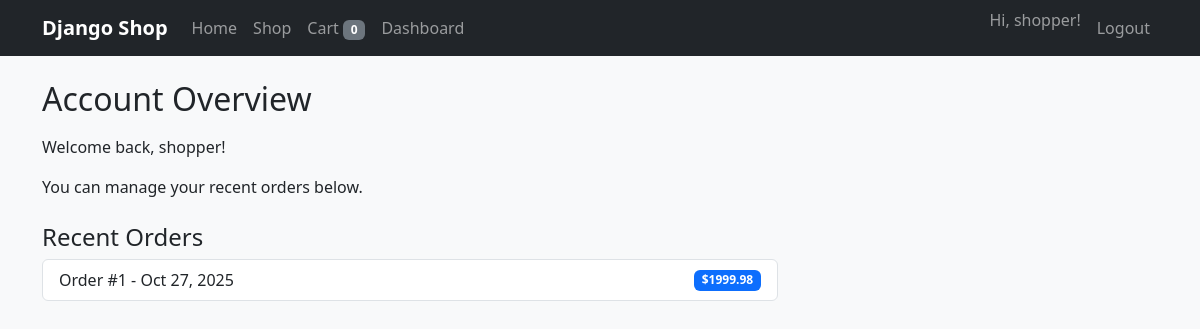
/users/dashboard/ (signed in), run on the app's committed database.
### apps/cart/models.py (models this page shows, shortened)
class Order(models.Model):
    PAYMENT_CHOICES = [
        ("card", "Credit/Debit Card"),
        ("cod", "Cash on Delivery"),
        ("paypal", "PayPal"),
    ]
    user = models.ForeignKey(User, on_delete=models.CASCADE, related_name="orders")
    full_name = models.CharField(max_length=255)
    address = models.TextField()
    city = models.CharField(max_length=120)
    postal_code = models.CharField(max_length=20)
    payment_type = models.CharField(max_length=20, choices=PAYMENT_CHOICES)
    total_amount = models.DecimalField(max_digits=10, decimal_places=2)
    created_at = models.DateTimeField(auto_now_add=True)

### apps/users/views.py (the view)
# urls.py: path("dashboard/", dashboard, name="dashboard"),
@login_required
def dashboard(request: HttpRequest) -> HttpResponse:
    recent_orders = (
        request.user.orders.prefetch_related("items__product").order_by("-created_at")[:5]
    )
    return render(request, "users/dashboard.html", {"orders": recent_orders})

### apps/cart/context_processors.py (called while the page is built)
def cart_item_count(request: HttpRequest) -> dict[str, int]:
    if request.user.is_authenticated:
        return {"cart_item_count": request.user.cart_items.count()}
    return {"cart_item_count": 0}

### templates/users/dashboard.html (shortened to what this page needs)
{% extends "base.html" %}
{% block content %}
<div class="row">
    <div class="col-md-8">
        <h2 class="mb-3">Account Overview</h2>
        <p>Welcome back, {{ user.first_name|default:user.username }}!</p>
        <p>You can manage your recent orders below.</p>
        <h4 class="mt-4">Recent Orders</h4>
        <ul class="list-group">
            {% for order in orders %}
                <li class="list-group-item d-flex justify-content-between align-items-center">
                    Order #{{ order.id }} - {{ order.created_at|date:"M d, Y" }}
                    <span class="badge bg-primary">${{ order.total_amount|floatformat:2 }}</span>
                </li>
            {% empty %}
                <li class="list-group-item">No orders yet.</li>
            {% endfor %}
        </ul>
    </div>
</div>
{% endblock %}

### templates/base.html (shortened to what this page needs)
{% load static %}
<!DOCTYPE html>
<html lang="en">
<head>
    <link href="https://cdn.jsdelivr.net/npm/bootstrap@5.3.3/dist/css/bootstrap.min.css" rel="stylesheet">
    <link rel="stylesheet" href="{% static 'css/style.css' %}">
</head>
<body>
<nav class="navbar navbar-expand-lg navbar-dark bg-dark mb-4">
    <div class="container">
        <a class="navbar-brand" href="{% url 'products:product_list' %}">Django Shop</a>
        <div class="collapse navbar-collapse" id="navbarContent">
            <ul class="navbar-nav me-auto mb-2 mb-lg-0">
                <li class="nav-item"><a class="nav-link" href="{% url 'products:product_list' %}">Home</a></li>
                <li class="nav-item"><a class="nav-link" href="{% url 'products:product_list' %}">Shop</a></li>
                {% if user.is_authenticated %}
                    <li class="nav-item"><a class="nav-link" href="{% url 'cart:detail' %}">Cart <span class="badge bg-secondary">{{ cart_item_count }}</span></a></li>
                    <li class="nav-item"><a class="nav-link" href="{% url 'users:dashboard' %}">Dashboard</a></li>
                {% endif %}
            </ul>
            <ul class="navbar-nav ms-auto">
                {% if user.is_authenticated %}
                    <li class="nav-item"><span class="navbar-text me-2">Hi, {{ user.username }}!</span></li>
                    <li class="nav-item"><a class="nav-link" href="{% url 'users:logout' %}">Logout</a></li>
                {% else %}
                    <li class="nav-item"><a class="nav-link" href="{% url 'users:login' %}">Login</a></li>
                    <li class="nav-item"><a class="nav-link" href="{% url 'users:register' %}">Register</a></li>
                {% endif %}
            </ul>
        </div>
    </div>
</nav>
<div class="container">
    {% block content %}{% endblock %}
</div>
</body>
</html>

### static/css/style.css (style rules this page uses)
body { background-color: #f8f9fa; }
.navbar-brand { font-weight: 600; }

### data on the page
Order: id "1", created_at "Oct 27, 2025", total_amount "1999.98"

### other printed values
{{ cart_item_count }} "0"
{{ user.username }} "shopper"
{{ user.first_name|default:user.username }} "shopper"
